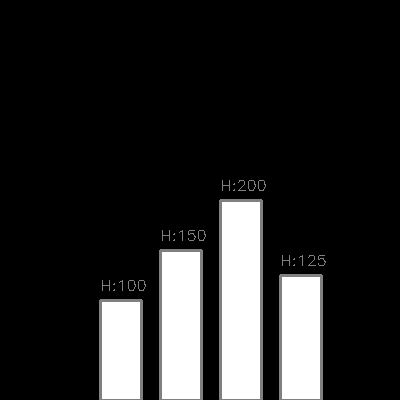
#> input picture test_bar_chart_debug.png, 400 x 400 px
$ python -i processor.py   (imports and definitions only)
#> lines starting #> are read from the running program, lines starting #| are printed output that depends on the picture; after the words box and inside, x2 and y2 are one past the last pixel; in counts of white or black regions, pixels touching at a corner belong together
"""
Image processing module using OpenCV for chart analysis.
"""

import cv2
import numpy as np
import logging
from typing import Dict, List, Optional, Tuple

logger = logging.getLogger(__name__)

class ImageProcessor:
    """Handles image processing operations using OpenCV."""

    def __init__(self, config: Optional[Dict] = None):
        """Initialize the image processor.

        Args:
            config: Configuration dictionary for image processing parameters.
        """
        self.config = config or {}
        logger.info("Initializing ImageProcessor")

    def preprocess(self, image: np.ndarray) -> np.ndarray:
        """Preprocess image for analysis.

        Args:
            image: Input image as numpy array.

        Returns:
            Preprocessed image.
        """
        # Convert to grayscale if needed
        if len(image.shape) == 3:
            gray = cv2.cvtColor(image, cv2.COLOR_BGR2GRAY)
        else:
            gray = image

        # Apply adaptive thresholding
        thresh = cv2.adaptiveThreshold(
            gray, 255, cv2.ADAPTIVE_THRESH_GAUSSIAN_C, cv2.THRESH_BINARY_INV, 11, 2
        )

        # Noise reduction
        denoised = cv2.fastNlMeansDenoising(thresh)

        logger.debug("Image preprocessing completed")
        return denoised

    def detect_shapes(self, image: np.ndarray) -> Tuple[List[np.ndarray], List[str]]:
        """Detect shapes in the preprocessed image.

        Args:
            image: Preprocessed image.

        Returns:
            Tuple of (contours, shape_types).
        """
        # Find contours
        contours, _ = cv2.findContours(
            image, cv2.RETR_EXTERNAL, cv2.CHAIN_APPROX_SIMPLE
        )

        shapes = []
        shape_types = []

        for contour in contours:
            # Approximate the contour
            peri = cv2.arcLength(contour, True)
            approx = cv2.approxPolyDP(contour, 0.04 * peri, True)

            # Identify shape based on vertices
            vertices = len(approx)
            if vertices == 3:
                shape_types.append("triangle")
            elif vertices == 4:
                shape_types.append("rectangle")
            elif vertices > 8:
                shape_types.append("circle")
            else:
                shape_types.append("unknown")

            shapes.append(approx)

        logger.debug(f"Detected {len(shapes)} shapes")
        return shapes, shape_types

    def detect_text_regions(self, image: np.ndarray) -> List[Tuple[int, int, int, int]]:
        """Detect potential text regions in the image.

        Args:
            image: Input image.

        Returns:
            List of text region bounding boxes (x, y, w, h).
        """
        # Convert to grayscale if needed
        if len(image.shape) == 3:
            gray = cv2.cvtColor(image, cv2.COLOR_BGR2GRAY)
        else:
            gray = image

        # Apply adaptive threshold
        thresh = cv2.adaptiveThreshold(
            gray, 255, cv2.ADAPTIVE_THRESH_GAUSSIAN_C, cv2.THRESH_BINARY_INV, 11, 2
        )

        # Find contours
        contours, _ = cv2.findContours(
            thresh, cv2.RETR_EXTERNAL, cv2.CHAIN_APPROX_SIMPLE
        )

        # Filter contours that might be text
        text_regions = []
        for contour in contours:
            x, y, w, h = cv2.boundingRect(contour)
            aspect_ratio = w / float(h)
            area = w * h

            # Filter based on aspect ratio and area
            if 0.1 < aspect_ratio < 15 and area > 100:
                text_regions.append((x, y, w, h))

        logger.debug(f"Detected {len(text_regions)} potential text regions")
        return text_regions

    def extract_features(self, image: np.ndarray) -> Dict:
        """Extract features from the image for chart analysis.

        Args:
            image: Input image.

        Returns:
            Dictionary containing extracted features.
        """
        processed = self.preprocess(image)
        shapes, shape_types = self.detect_shapes(processed)
        text_regions = self.detect_text_regions(image)

        features = {
            "shapes": {
                "count": len(shapes),
                "types": shape_types
            },
            "text_regions": {
                "count": len(text_regions),
                "boxes": text_regions
            }
        }

        logger.info("Feature extraction completed")
        return features

>>> import cv2
>>> picture = cv2.imread('../../test_bar_chart_debug.png')
#> picture is the input picture: shape (400, 400, 3); min 0, max 255, mean 37.7
>>> result = ImageProcessor().extract_features(picture)
#> in preprocess, `thresh = cv2.adaptiveThreshold( gray, 255, cv2.ADAPTIVE_THRESH_GAUSSIA..`:
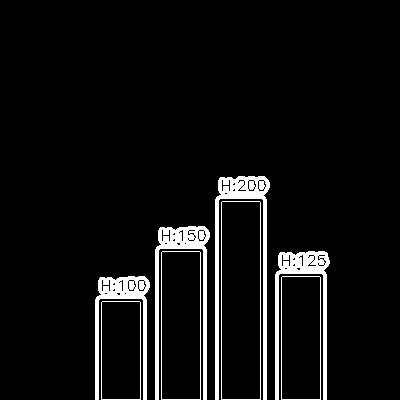
#> thresh: shape (400, 400); 6.2% white; 8 white regions
#> in detect_shapes, `contours, _ = cv2.findContours( image, cv2.RETR_EXTERNAL, cv2.CHAIN_AP..`: contours = 8 contours; box (x1, y1, x2, y2) and area: (221, 201, 261, 400) 7721, (161, 251, 201, 400) 5771, (281, 276, 321, 400) 4796, (101, 301, 141, 400) 3821, (215, 176, 270, 400) 2239, (155, 226, 210, 400) 1929, (275, 251, 330, 400) 1776, (95, 276, 150, 400) 1628
#> the loop in detect_shapes, `for contour in contours:` made 8 passes
#> (peri, approx, vertices) on passes 1, 2, 5, 7: (272.8, [[102, 301], [101, 399], [140, 399], [140, 302]], 4), (322.8, [[282, 276], [281, 399], [320, 399], [320, 277]], 4), (372.8, [[162, 251], [161, 399], [200, 399], [200, 252]], 4), (472.8, [[222, 201], [221, 399], [260, 399], [260, 202]], 4)
#> (peri, vertices) on passes 3, 4, 6, 8: (555.7, 6), (657.2, 6), (755.7, 6), (955.7, 6)
#> after the loop in detect_shapes, `for contour in contours:`: shape_types = ['rectangle', 'rectangle', 'unknown', 'unknown', 'rectangle', 'unknown', 'rectangle', 'unknown']; shapes = 8 contours; box (x1, y1, x2, y2) and area: (221, 201, 261, 400) 7604, (161, 251, 201, 400) 5679, (281, 276, 321, 400) 4716, (101, 301, 141, 400) 3754, (215, 177, 270, 400) 1584, (155, 226, 207, 400) 1242, (275, 251, 327, 400) 1204, (95, 276, 147, 400) 1166
#> the loop in detect_text_regions, `for contour in contours:` made 8 passes
#> (x, y, w, h, aspect_ratio, area) on passes 1 to 8: (101, 301, 40, 99, 0.404, 3960), (281, 276, 40, 124, 0.323, 4960), (95, 276, 55, 124, 0.444, 6820), (275, 251, 55, 149, 0.369, 8195), (161, 251, 40, 149, 0.268, 5960), (155, 226, 55, 174, 0.316, 9570), (221, 201, 40, 199, 0.201, 7960), (215, 176, 55, 224, 0.246, 12320)
#> after the loop in detect_text_regions, `for contour in contours:`: text_regions = [(101, 301, 40, 99), (281, 276, 40, 124), (95, 276, 55, 124), (275, 251, 55, 149), (161, 251, 40, 149), (155, 226, 55, 174), (221, 201, 40, 199), (215, 176, 55, 224)]
#> result = 2 items

$ run again, on test_line_chart_debug.png
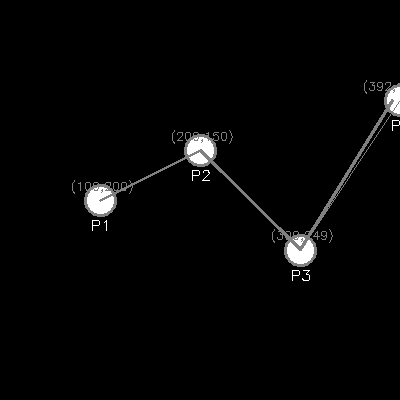
#> input picture test_line_chart_debug.png, 400 x 400 px
#> picture is the input picture: shape (400, 400, 3); min 0, max 255, mean 5.3
#> in preprocess, `thresh = cv2.adaptiveThreshold( gray, 255, cv2.ADAPTIVE_THRESH_GAUSSIA..`:
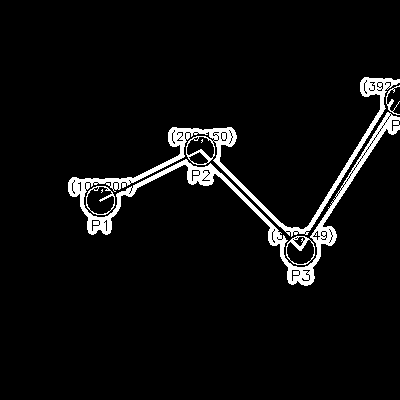
#> thresh: shape (400, 400); 5% white; 6 white regions (2 under 20 px)
#> in detect_shapes, `contours, _ = cv2.findContours( image, cv2.RETR_EXTERNAL, cv2.CHAIN_AP..`: contours = 4 contours; box (x1, y1, x2, y2) and area: (68, 77, 400, 286) 7562, (86, 186, 115, 215) 646, (286, 236, 315, 265) 641, (386, 85, 400, 115) 38
#> the loop in detect_shapes, `for contour in contours:` made 4 passes
#> (peri, vertices) on passes 1 to 4: (93.25, 8), (93.84, 7), (139.8, 6), (2638.9, 8)
#> after the loop in detect_shapes, `for contour in contours:`: shape_types = ['unknown', 'unknown', 'unknown', 'unknown']; shapes = 4 contours, 1 with area under 20; largest, box (x1, y1, x2, y2) and area: (68, 79, 400, 285) 4364, (286, 236, 315, 265) 610, (86, 186, 115, 215) 582
#> in extract_features, `shapes, shape_types = self.detect_shapes(processed)`: shape_types = ['unknown', 'unknown', 'unknown', 'unknown']
#> the loop in detect_text_regions, `for contour in contours:` made 4 passes
#> (x, y, w, h, aspect_ratio, area) on passes 1 to 4: (286, 236, 29, 29, 1, 841), (86, 186, 29, 29, 1, 841), (386, 85, 14, 30, 0.467, 420), (68, 77, 332, 209, 1.59, 69388)
#> after the loop in detect_text_regions, `for contour in contours:`: text_regions = [(286, 236, 29, 29), (86, 186, 29, 29), (386, 85, 14, 30), (68, 77, 332, 209)]
#> result = 2 items

$ run again, on test_pie_chart.png
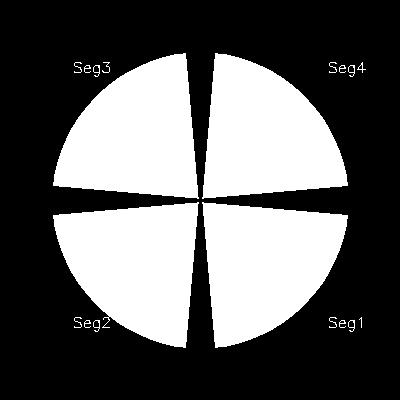
#> input picture test_pie_chart.png, 400 x 400 px
#> picture is the input picture: shape (400, 400, 3); 37.2% white; 19 white regions (1 under 20 px), largest, box (x1, y1, x2, y2) and area: (53, 202, 199, 348) 14781, (53, 53, 199, 199) 14756, (202, 53, 348, 199) 14755
#> in preprocess, `thresh = cv2.adaptiveThreshold( gray, 255, cv2.ADAPTIVE_THRESH_GAUSSIA..`:
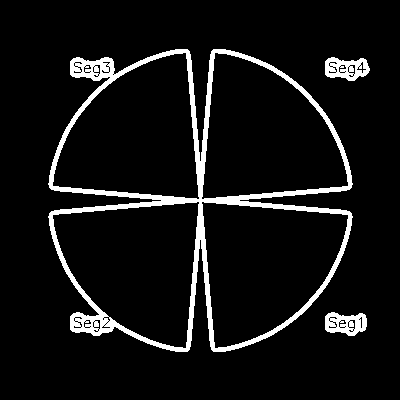
#> thresh: shape (400, 400); 7.6% white; 3 white regions
#> in detect_shapes, `contours, _ = cv2.findContours( image, cv2.RETR_EXTERNAL, cv2.CHAIN_AP..`: contours = 3 contours; box (x1, y1, x2, y2) and area: (48, 49, 353, 352) 69076, (325, 57, 370, 81) 744, (325, 312, 367, 336) 718
#> the loop in detect_shapes, `for contour in contours:` made 3 passes
#> (peri, vertices) on passes 1 to 3: (121.5, 5), (125.2, 5), (2040.2, 9)
#> after the loop in detect_shapes, `for contour in contours:`: shape_types = ['unknown', 'unknown', 'circle']; shapes = 3 contours; box (x1, y1, x2, y2) and area: (49, 49, 312, 330) 55235, (325, 58, 370, 81) 709, (325, 313, 367, 336) 676
#> in extract_features, `shapes, shape_types = self.detect_shapes(processed)`: shape_types = ['unknown', 'unknown', 'circle']
#> the loop in detect_text_regions, `for contour in contours:` made 3 passes
#> (x, y, w, h, aspect_ratio, area) on passes 1 to 3: (325, 312, 42, 24, 1.75, 1008), (325, 57, 45, 24, 1.88, 1080), (48, 49, 305, 303, 1.01, 92415)
#> after the loop in detect_text_regions, `for contour in contours:`: text_regions = [(325, 312, 42, 24), (325, 57, 45, 24), (48, 49, 305, 303)]
#> result = 2 items
